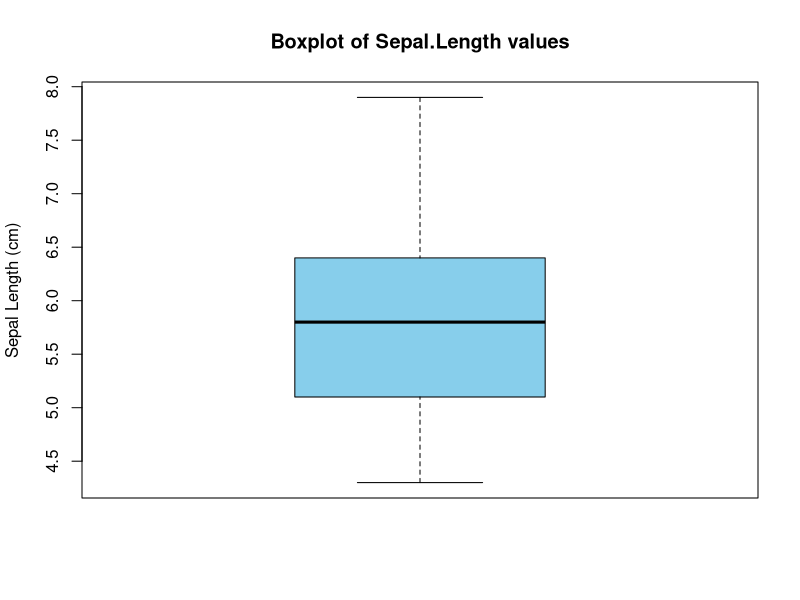
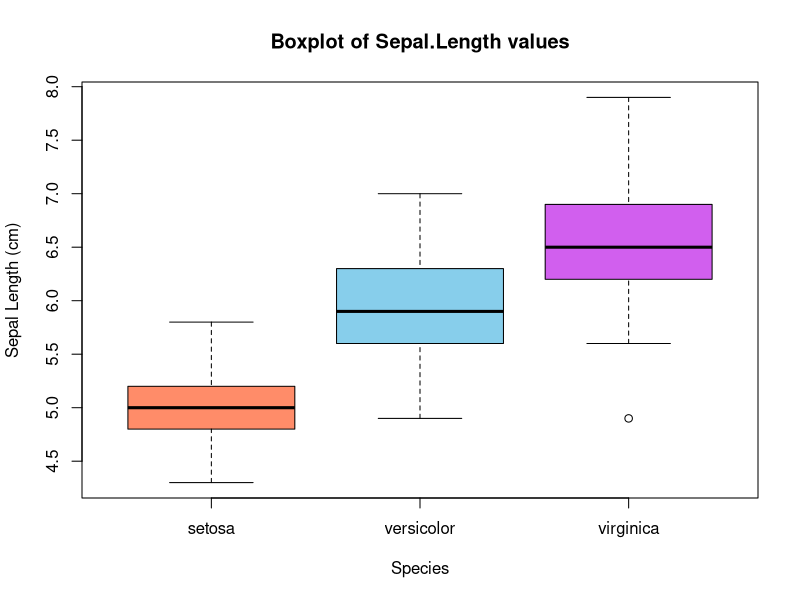
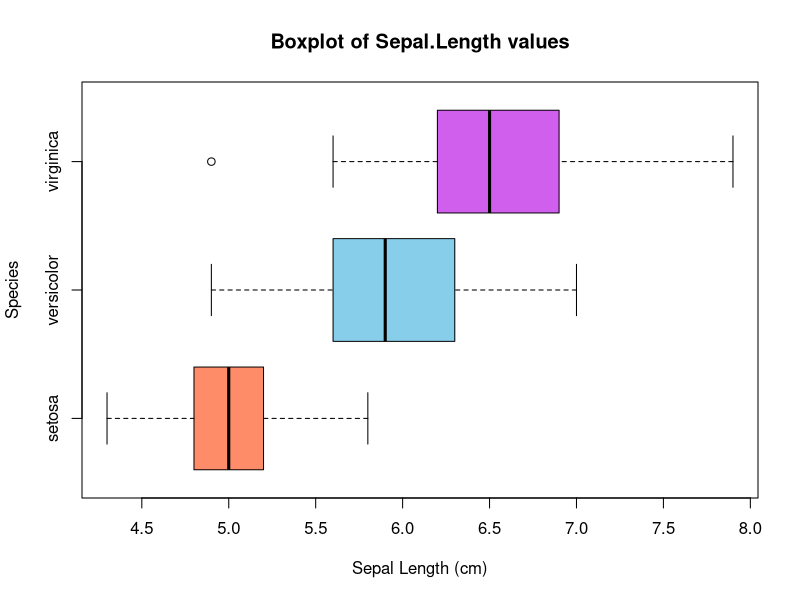
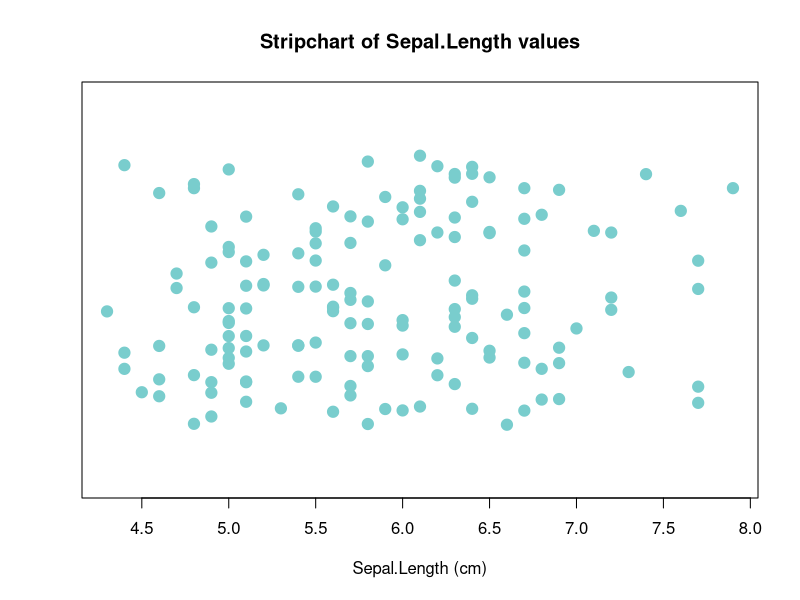
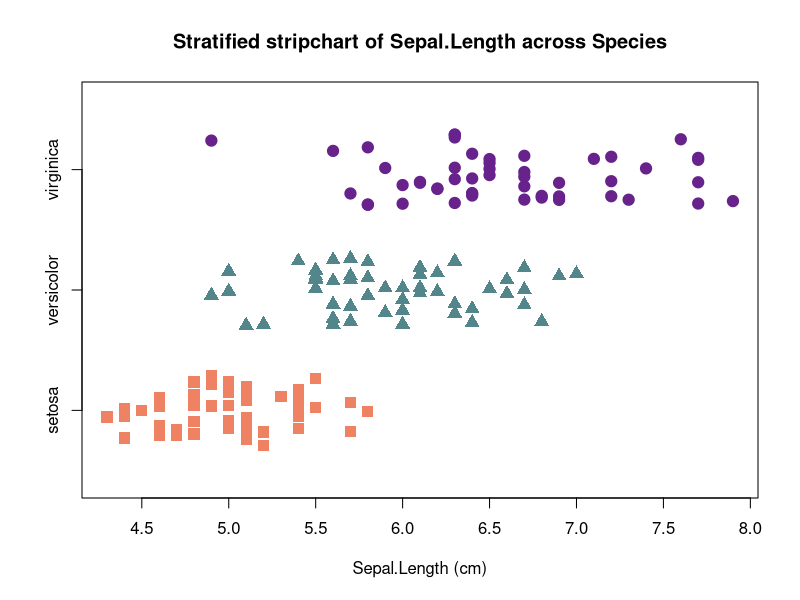
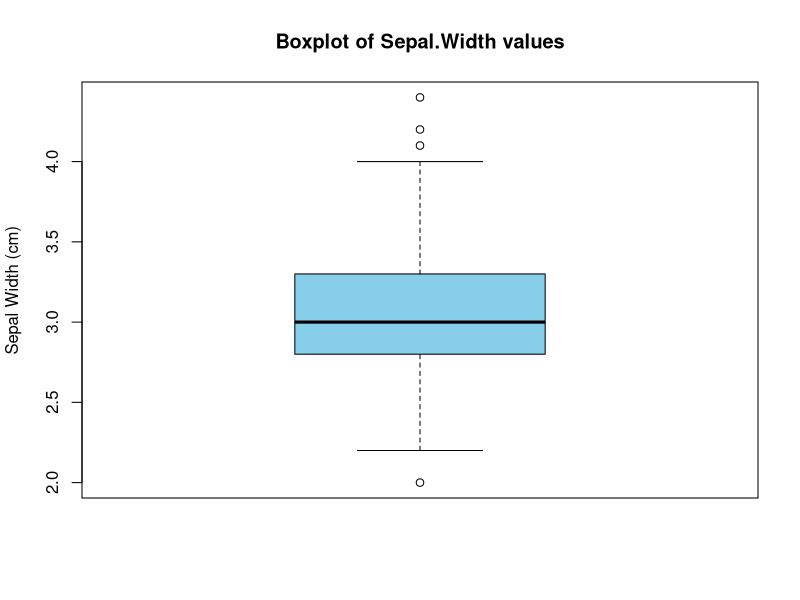
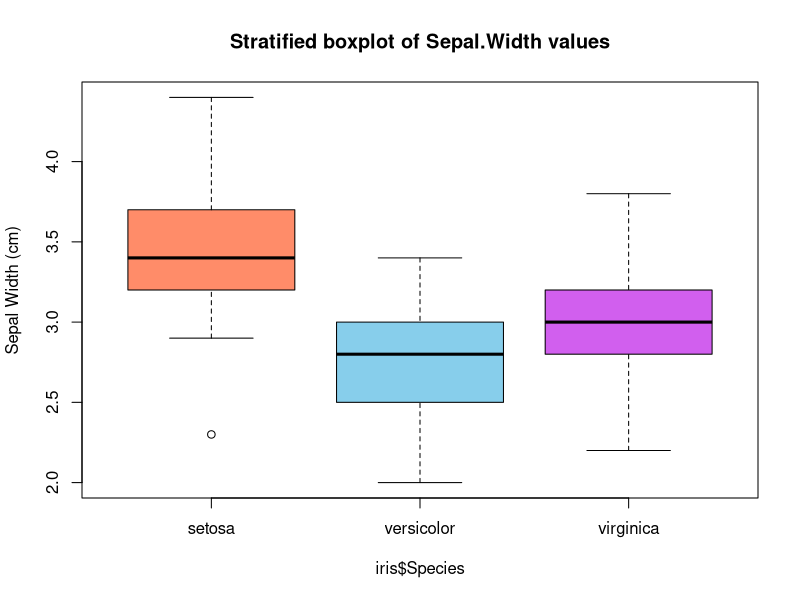
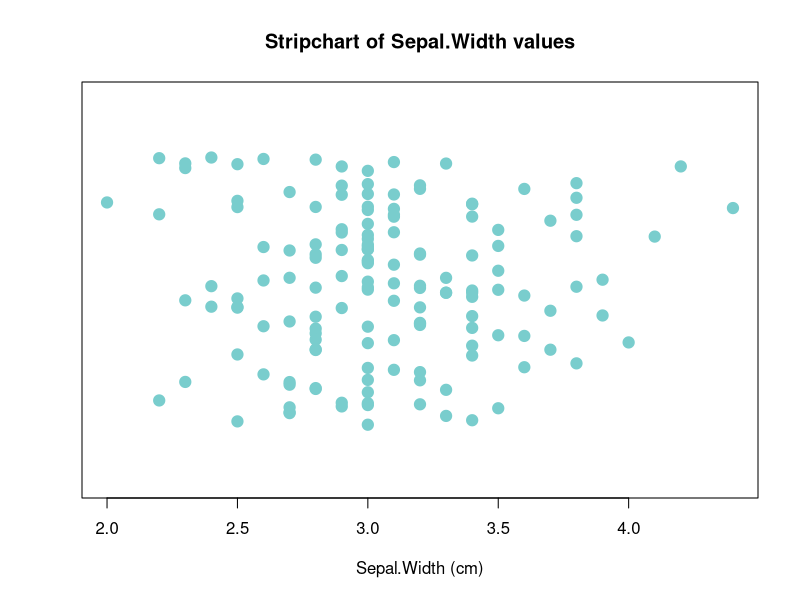

These figures' R source, in order:
## ---- chunk 1
rm( list = ls() )
## ---- chunk 2
boxplot(
    iris$Sepal.Length,
    main = "Boxplot of Sepal.Length values",
    ylab = "Sepal Length (cm)",
    col = "skyblue"
)
## ---- chunk 3
boxplot(
    iris$Sepal.Length ~ iris$Species,
    main = "Boxplot of Sepal.Length values",
    xlab = "Species",
    ylab = "Sepal Length (cm)",
    col = c("salmon1", "skyblue", "mediumorchid2")
)
## ---- chunk 4
boxplot(
    iris$Sepal.Length ~ iris$Species,
    main = "Boxplot of Sepal.Length values",
    xlab = "Sepal Length (cm)",
    ylab = "Species",
    col = c("salmon1", "skyblue", "mediumorchid2"),
    horizontal = TRUE
)
## ---- chunk 5
stripchart(
    iris$Sepal.Length,
    ylim = c(0, 2),
    main = "Stripchart of Sepal.Length values",
    xlab = "Sepal.Length (cm)",
    method = "jitter",
    jitter = 0.7,
    pch = 19,
    cex = 1.5,
    col = "darkslategray3"
)
## ---- chunk 6
stripchart(
    iris$Sepal.Length ~ iris$Species,
    main = "Stratified stripchart of Sepal.Length across Species",
    xlab = "Sepal.Length (cm)",
    method = "jitter",
    jitter = 0.3,
    pch = c(15, 17, 19),
    cex = 1.5,
    col = c( "salmon2", "cadetblue4", "darkorchid4" )
)
## ---- chunk 7
boxplot(
    iris$Sepal.Width,
    main = "Boxplot of Sepal.Width values",
    ylab = "Sepal Width (cm)",
    col = "skyblue"
)
## ---- chunk 8
boxplot(
    iris$Sepal.Width ~ iris$Species,
    main = "Stratified boxplot of Sepal.Width values",
    ylab = "Sepal Width (cm)",
    col = c("salmon1", "skyblue", "mediumorchid2")
)
## ---- chunk 9
stripchart(
    iris$Sepal.Width,
    ylim = c(0, 2),
    main = "Stripchart of Sepal.Width values",
    xlab = "Sepal.Width (cm)",
    method = "jitter",
    jitter = 0.7,
    pch = 19,
    cex = 1.5,
    col = "darkslategray3"
)
## ---- chunk 10
stripchart(
    iris$Sepal.Width ~ iris$Species,
    main = "Stratified stripchart of Sepal.Width across Species",
    xlab = "Sepal.Width (cm)",
    method = "jitter",
    jitter = 0.3,
    pch = 19,
    cex = 1.5,
    col = c( "salmon2", "cadetblue4", "darkorchid4" )
)
